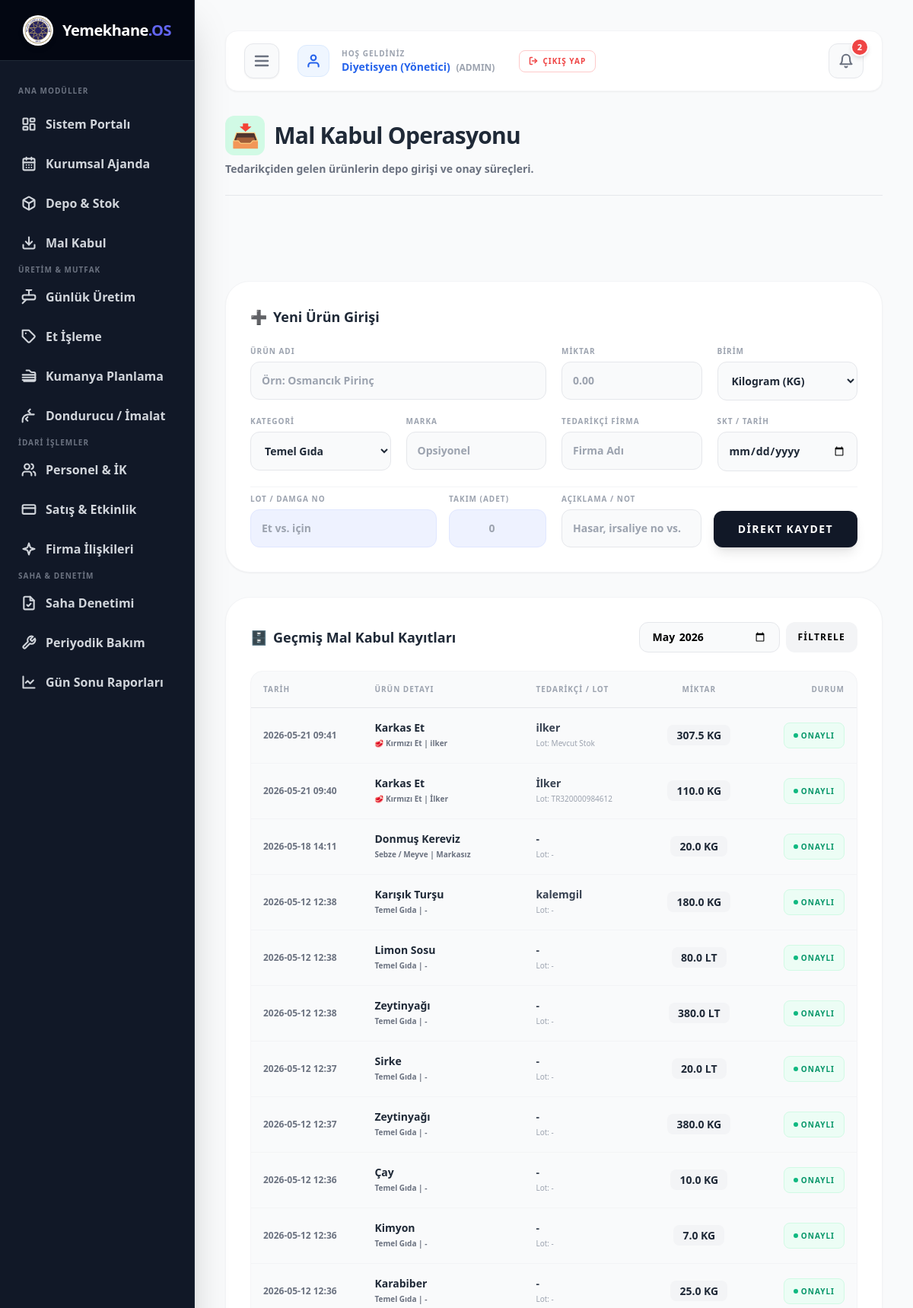
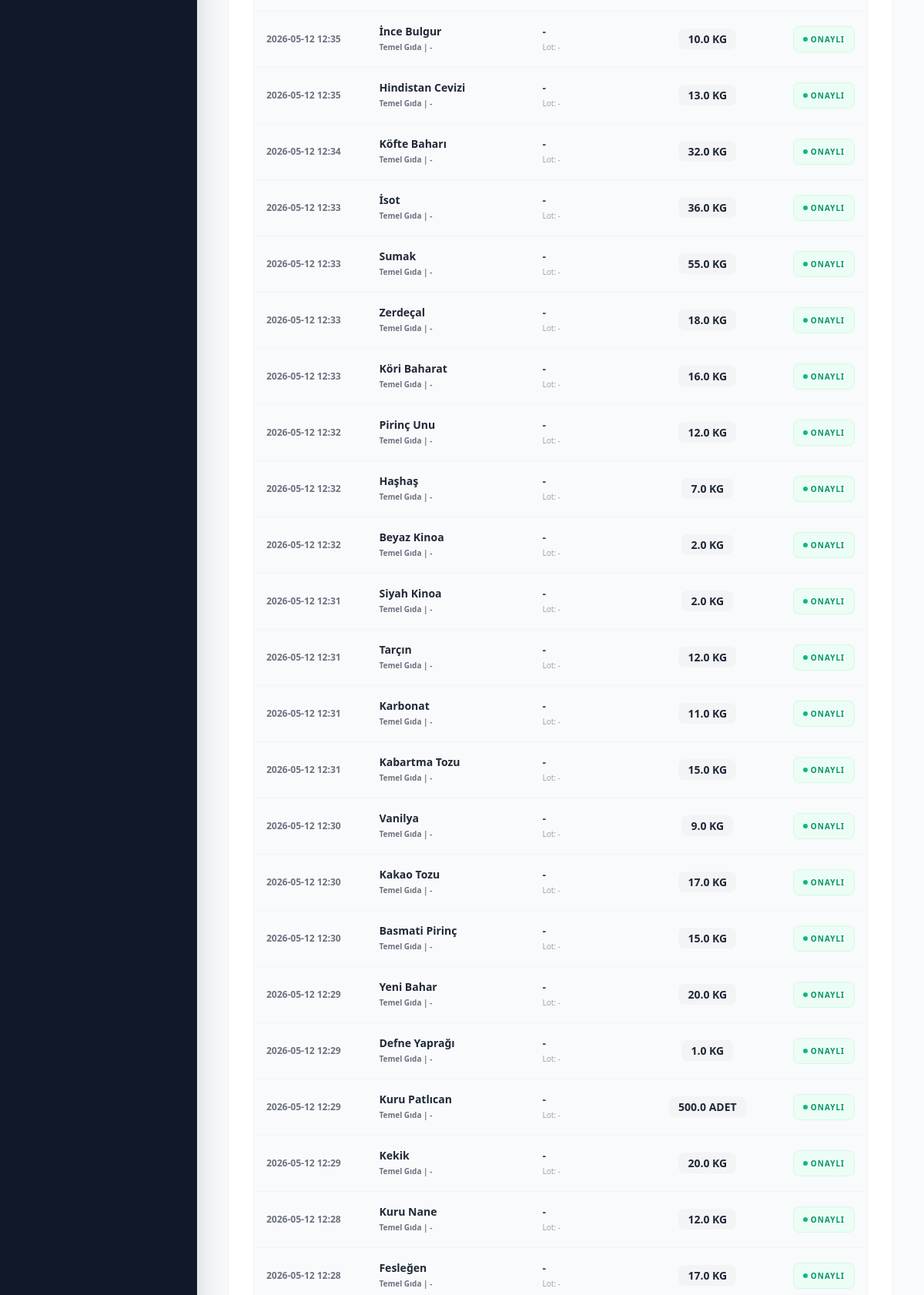
The page /mal-kabul (signed in, upper part) on the database its author committed (2 pictures, top to bottom).
### tables this page shows
CREATE TABLE mal_kabul_log (id INTEGER PRIMARY KEY AUTOINCREMENT, kategori TEXT, urun_adi TEXT, marka TEXT, tedarikci TEXT, miktar REAL, birim TEXT, skt TEXT, onay_durumu TEXT, kabul_eden TEXT, notlar TEXT, belge_yolu TEXT, tarih TIMESTAMP DEFAULT CURRENT_TIMESTAMP, lot_damga_no TEXT DEFAULT '', takim_sayisi REAL DEFAULT 0);

### app.py (the view, shortened to what this page needs)
@app.route('/mal-kabul', methods=['GET', 'POST'])
@login_required
def mal_kabul():
    conn = get_db_connection()
    secilen_ay = request.args.get('ay', date.today().strftime('%Y-%m'))
    bekleyenler = conn.execute("SELECT * FROM mal_kabul_log WHERE onay_durumu='Bekliyor' ORDER BY tarih DESC").fetchall()
    loglar = conn.execute("SELECT * FROM mal_kabul_log WHERE onay_durumu IN ('Onaylandı', 'Şartlı Kabul') AND tarih LIKE ? ORDER BY tarih DESC", (f"{secilen_ay}%",)).fetchall()
    red_loglar = conn.execute("SELECT * FROM mal_kabul_log WHERE onay_durumu IN ('Red (İade)', 'Reddedildi') AND tarih LIKE ? ORDER BY tarih DESC", (f"{secilen_ay}%",)).fetchall()
    conn.close()
    return render_template('mal_kabul.html', loglar=loglar, red_loglar=red_loglar, bekleyenler=bekleyenler, secilen_ay=secilen_ay)

### templates/mal_kabul.html (shortened to what this page needs)
<!DOCTYPE html>
<html lang="tr">
<head>
    <script src="https://cdn.tailwindcss.com"></script>
</head>
<body class="bg-gray-50 flex min-h-screen font-sans">
    {% include 'sidebar.html' %}
    <div id="main-content-area" class="ml-64 flex-1 min-w-0 pb-24 md:pb-0 transition-all duration-300">
        <div class="p-6 md:p-10 pb-0">
            {% include 'topbar.html' %}
            <div class="mb-6 md:mb-8 border-b border-gray-200 pb-6">
                <h1 class="text-2xl md:text-3xl font-black text-gray-800 tracking-tight flex items-center gap-3">
                    <span class="bg-emerald-100 text-emerald-600 p-2 rounded-xl">📥</span> Mal Kabul Operasyonu
                </h1>
                <p class="text-gray-500 font-bold mt-2 text-xs md:text-sm">Tedarikçiden gelen ürünlerin depo girişi ve onay süreçleri.</p>
            </div>
        </div>
        <div class="p-6 md:p-10 pt-0 w-full max-w-7xl mx-auto space-y-6 md:space-y-8">
            <div class="bg-white p-6 md:p-8 rounded-[2rem] shadow-sm border border-gray-100">
                <h2 class="text-lg font-black text-gray-800 mb-6 flex items-center gap-2"><span>➕</span> Yeni Ürün Girişi</h2>
                <form action="/mal-kabul" method="POST" class="space-y-5">
                    <div class="grid grid-cols-1 sm:grid-cols-2 lg:grid-cols-4 gap-4 md:gap-5">
                        <div class="lg:col-span-2">
                            <label class="block text-[10px] font-black text-gray-400 uppercase tracking-widest mb-1.5">Ürün Adı</label>
                            <input type="text" name="urun_adi" required placeholder="Örn: Osmancık Pirinç" class="w-full bg-gray-50 border border-gray-200 p-3.5 rounded-xl text-sm font-bold text-gray-800 outline-none focus:border-emerald-500 focus:ring-2 focus:ring-emerald-100 transition">
                        </div>
                        <div>
                            <label class="block text-[10px] font-black text-gray-400 uppercase tracking-widest mb-1.5">Miktar</label>
                            <input type="number" step="0.01" name="miktar" required placeholder="0.00" class="w-full bg-gray-50 border border-gray-200 p-3.5 rounded-xl text-sm font-black text-emerald-600 outline-none focus:border-emerald-500 focus:ring-2 focus:ring-emerald-100 transition">
                        </div>
                        <div>
                            <label class="block text-[10px] font-black text-gray-400 uppercase tracking-widest mb-1.5">Birim</label>
                            <select name="birim" class="w-full bg-gray-50 border border-gray-200 p-3.5 rounded-xl text-sm font-bold text-gray-800 outline-none focus:border-emerald-500">
                                <option value="KG">Kilogram (KG)</option>
                            </select>
                        </div>
                        <div>
                            <label class="block text-[10px] font-black text-gray-400 uppercase tracking-widest mb-1.5">Kategori</label>
                            <select name="kategori" class="w-full bg-gray-50 border border-gray-200 p-3.5 rounded-xl text-sm font-bold text-gray-800 outline-none focus:border-emerald-500">
                                <option value="Temel Gıda">Temel Gıda</option>
                            </select>
                        </div>
                        <div>
                            <label class="block text-[10px] font-black text-gray-400 uppercase tracking-widest mb-1.5">Marka</label>
                            <input type="text" name="marka" placeholder="Opsiyonel" class="w-full bg-gray-50 border border-gray-200 p-3.5 rounded-xl text-sm font-bold text-gray-800 outline-none focus:border-emerald-500 transition">
                        </div>
                        <div>
                            <label class="block text-[10px] font-black text-gray-400 uppercase tracking-widest mb-1.5">Tedarikçi Firma</label>
                            <input type="text" name="tedarikci" required placeholder="Firma Adı" class="w-full bg-gray-50 border border-gray-200 p-3.5 rounded-xl text-sm font-bold text-gray-800 outline-none focus:border-emerald-500 transition">
                        </div>
                        <div>
                            <label class="block text-[10px] font-black text-gray-400 uppercase tracking-widest mb-1.5">SKT / Tarih</label>
                            <input type="date" name="skt" class="w-full bg-gray-50 border border-gray-200 p-3.5 rounded-xl text-sm font-bold text-gray-800 outline-none focus:border-emerald-500 transition">
                        </div>
                    </div>
                    <div class="grid grid-cols-1 lg:grid-cols-2 gap-4 md:gap-5 pt-2 border-t border-gray-100">
                        <div class="flex gap-4">
                            <div class="flex-1">
                                <label class="block text-[10px] font-black text-gray-400 uppercase tracking-widest mb-1.5">Lot / Damga No</label>
                                <input type="text" name="lot_damga_no" placeholder="Et vs. için" class="w-full bg-indigo-50 border border-indigo-100 p-3.5 rounded-xl text-sm font-bold text-indigo-800 outline-none focus:border-indigo-400 transition">
                            </div>
                            <div class="w-32">
                                <label class="block text-[10px] font-black text-gray-400 uppercase tracking-widest mb-1.5">Takım (Adet)</label>
                                <input type="number" step="0.5" name="takim_sayisi" placeholder="0" class="w-full bg-indigo-50 border border-indigo-100 p-3.5 rounded-xl text-sm font-black text-indigo-800 outline-none focus:border-indigo-400 transition text-center">
                            </div>
                        </div>
                        <div class="flex flex-col md:flex-row gap-4 items-end">
                            <div class="flex-1 w-full">
                                <label class="block text-[10px] font-black text-gray-400 uppercase tracking-widest mb-1.5">Açıklama / Not</label>
                                <input type="text" name="notlar" placeholder="Hasar, irsaliye no vs." class="w-full bg-gray-50 border border-gray-200 p-3.5 rounded-xl text-sm font-bold text-gray-800 outline-none focus:border-emerald-500 transition">
                            </div>
                            <button type="submit" class="w-full md:w-auto bg-gray-900 hover:bg-black text-white px-8 py-3.5 rounded-xl font-black text-sm uppercase tracking-widest transition shadow-lg shrink-0">
                                {% if session.rol == 'admin' %}Direkt Kaydet{% else %}Onaya Gönder{% endif %}
                            </button>
                        </div>
                    </div>
                </form>
            </div>
            <div class="bg-white p-6 md:p-8 rounded-[2rem] shadow-sm border border-gray-100">
                <div class="flex flex-col md:flex-row justify-between items-start md:items-center gap-4 mb-6">
                    <h2 class="text-lg font-black text-gray-800 flex items-center gap-2"><span>🗄️</span> Geçmiş Mal Kabul Kayıtları</h2>
                    <form method="GET" class="flex gap-2 w-full md:w-auto">
                        <input type="month" name="ay" value="{{ secilen_ay }}" class="flex-1 bg-gray-50 border border-gray-200 px-4 py-2 rounded-xl text-sm font-bold outline-none">
                        <button type="submit" class="bg-gray-100 hover:bg-gray-200 px-4 py-2 rounded-xl text-xs font-black uppercase tracking-widest transition shrink-0">Filtrele</button>
                    </form>
                </div>
                <div class="hidden md:block overflow-x-auto bg-gray-50 rounded-2xl border border-gray-100">
                    <table class="w-full text-left whitespace-nowrap">
                        <thead class="text-gray-400 text-[10px] uppercase font-black tracking-widest border-b border-gray-200">
                            <tr>
                                <th class="p-4">Tarih</th>
                                <th class="p-4">Ürün Detayı</th>
                                <th class="p-4">Tedarikçi / Lot</th>
                                <th class="p-4 text-center">Miktar</th>
                                <th class="p-4 text-right">Durum</th>
                            </tr>
                        </thead>
                        <tbody class="divide-y divide-gray-100 text-sm">
                            {% for l in loglar %}
                            <tr class="hover:bg-white transition">
                                <td class="p-4 text-xs font-bold text-gray-500">{{ l.tarih[:16] }}</td>
                                <td class="p-4">
                                    <div class="font-black text-gray-800">{{ l.urun_adi }}</div>
                                    <div class="text-[10px] font-bold text-gray-500">{{ l.kategori }} | {{ l.marka if l.marka else 'Markasız' }}</div>
                                </td>
                                <td class="p-4">
                                    <div class="font-bold text-gray-700">{{ l.tedarikci }}</div>
                                    <div class="text-[10px] text-gray-400">Lot: {{ l.lot_damga_no if l.lot_damga_no else '-' }}</div>
                                </td>
                                <td class="p-4 text-center">
                                    <span class="bg-gray-100 text-gray-800 px-3 py-1 rounded-lg font-black">{{ l.miktar }} {{ l.birim }}</span>
                                </td>
                                <td class="p-4 text-right">
                                    {% if l.onay_durumu == 'Onaylandı' %}
                                        <span class="inline-flex items-center gap-1 bg-emerald-50 text-emerald-600 px-3 py-1.5 rounded-lg text-[10px] font-black uppercase tracking-widest border border-emerald-100"><span class="w-1.5 h-1.5 rounded-full bg-emerald-500"></span> Onaylı</span>
                                    {% else %}
                                        <span class="inline-flex items-center gap-1 bg-orange-50 text-orange-600 px-3 py-1.5 rounded-lg text-[10px] font-black uppercase tracking-widest border border-orange-100"><span class="w-1.5 h-1.5 rounded-full bg-orange-500"></span> Şartlı</span>
                                    {% endif %}
                                </td>
                            </tr>
                            {% else %}
                            <tr><td colspan="5" class="text-center py-8 text-gray-400 font-bold text-sm">Bu ay için geçmiş kayıt bulunmuyor.</td></tr>
                            {% endfor %}
                        </tbody>
                    </table>
                </div>
            </div>
        </div>
    </div>
</body>
</html>

### rows shown on the page
mal_kabul_log: tarih "2026-05-21 09:41", urun_adi "Karkas Et", kategori "🥩 Kırmızı Et", marka "ilker", tedarikci "ilker", lot_damga_no "Mevcut Stok", miktar "307.5", birim "KG", onay_durumu "Onaylandı" (drawn)
mal_kabul_log: tarih "2026-05-21 09:40", urun_adi "Karkas Et", kategori "🥩 Kırmızı Et", marka "İlker", tedarikci "İlker", lot_damga_no "TR320000984612", miktar "110.0", birim "KG", onay_durumu "Onaylandı" (drawn)
mal_kabul_log: tarih "2026-05-18 14:11", urun_adi "Donmuş Kereviz", kategori "Sebze / Meyve", marka "Markasız", tedarikci "-", lot_damga_no "-", miktar "20.0", birim "KG", onay_durumu "Onaylandı" (drawn)
mal_kabul_log: tarih "2026-05-12 12:38", urun_adi "Karışık Turşu", kategori "Temel Gıda", marka "-", tedarikci "kalemgil", lot_damga_no "-", miktar "180.0", birim "KG", onay_durumu "Onaylandı" (drawn)
mal_kabul_log: tarih "2026-05-12 12:38", urun_adi "Limon Sosu", kategori "Temel Gıda", marka "-", tedarikci "-", lot_damga_no "-", miktar "80.0", birim "LT", onay_durumu "Onaylandı" (drawn)
mal_kabul_log: tarih "2026-05-12 12:38", urun_adi "Zeytinyağı", kategori "Temel Gıda", marka "-", tedarikci "-", lot_damga_no "-", miktar "380.0", birim "LT", onay_durumu "Onaylandı" (drawn)
mal_kabul_log: tarih "2026-05-12 12:37", urun_adi "Sirke", kategori "Temel Gıda", marka "-", tedarikci "-", lot_damga_no "-", miktar "20.0", birim "LT", onay_durumu "Onaylandı" (drawn)
mal_kabul_log: tarih "2026-05-12 12:37", urun_adi "Zeytinyağı", kategori "Temel Gıda", marka "-", tedarikci "-", lot_damga_no "-", miktar "380.0", birim "KG", onay_durumu "Onaylandı" (drawn)
mal_kabul_log: tarih "2026-05-12 12:36", urun_adi "Çay", kategori "Temel Gıda", marka "-", tedarikci "-", lot_damga_no "-", miktar "10.0", birim "KG", onay_durumu "Onaylandı" (drawn)
mal_kabul_log: tarih "2026-05-12 12:36", urun_adi "Kimyon", kategori "Temel Gıda", marka "-", tedarikci "-", lot_damga_no "-", miktar "7.0", birim "KG", onay_durumu "Onaylandı" (drawn)
mal_kabul_log: tarih "2026-05-12 12:36", urun_adi "Karabiber", kategori "Temel Gıda", marka "-", tedarikci "-", lot_damga_no "-", miktar "25.0", birim "KG", onay_durumu "Onaylandı" (drawn)
mal_kabul_log: tarih "2026-05-12 12:35", urun_adi "İnce Bulgur", kategori "Temel Gıda", marka "-", tedarikci "-", lot_damga_no "-", miktar "10.0", birim "KG", onay_durumu "Onaylandı" (drawn)
mal_kabul_log: tarih "2026-05-12 12:35", urun_adi "Hindistan Cevizi", kategori "Temel Gıda", marka "-", tedarikci "-", lot_damga_no "-", miktar "13.0", birim "KG", onay_durumu "Onaylandı" (drawn)
mal_kabul_log: tarih "2026-05-12 12:34", urun_adi "Köfte Baharı", kategori "Temel Gıda", marka "-", tedarikci "-", lot_damga_no "-", miktar "32.0", birim "KG", onay_durumu "Onaylandı" (drawn)
mal_kabul_log: tarih "2026-05-12 12:33", urun_adi "İsot", kategori "Temel Gıda", marka "-", tedarikci "-", lot_damga_no "-", miktar "36.0", birim "KG", onay_durumu "Onaylandı" (drawn)
mal_kabul_log: tarih "2026-05-12 12:33", urun_adi "Sumak", kategori "Temel Gıda", marka "-", tedarikci "-", lot_damga_no "-", miktar "55.0", birim "KG", onay_durumu "Onaylandı" (drawn)
mal_kabul_log: tarih "2026-05-12 12:33", urun_adi "Zerdeçal", kategori "Temel Gıda", marka "-", tedarikci "-", lot_damga_no "-", miktar "18.0", birim "KG", onay_durumu "Onaylandı" (drawn)
mal_kabul_log: tarih "2026-05-12 12:33", urun_adi "Köri Baharat", kategori "Temel Gıda", marka "-", tedarikci "-", lot_damga_no "-", miktar "16.0", birim "KG", onay_durumu "Onaylandı" (drawn)
mal_kabul_log: tarih "2026-05-12 12:32", urun_adi "Pirinç Unu", kategori "Temel Gıda", marka "-", tedarikci "-", lot_damga_no "-", miktar "12.0", birim "KG", onay_durumu "Onaylandı" (drawn)
mal_kabul_log: tarih "2026-05-12 12:32", urun_adi "Haşhaş", kategori "Temel Gıda", marka "-", tedarikci "-", lot_damga_no "-", miktar "7.0", birim "KG", onay_durumu "Onaylandı" (drawn)
mal_kabul_log: tarih "2026-05-12 12:32", urun_adi "Beyaz Kinoa", kategori "Temel Gıda", marka "-", tedarikci "-", lot_damga_no "-", miktar "2.0", birim "KG", onay_durumu "Onaylandı" (drawn)
mal_kabul_log: tarih "2026-05-12 12:31", urun_adi "Siyah Kinoa", kategori "Temel Gıda", marka "-", tedarikci "-", lot_damga_no "-", miktar "2.0", birim "KG", onay_durumu "Onaylandı" (drawn)
mal_kabul_log: tarih "2026-05-12 12:31", urun_adi "Tarçın", kategori "Temel Gıda", marka "-", tedarikci "-", lot_damga_no "-", miktar "12.0", birim "KG", onay_durumu "Onaylandı" (drawn)
mal_kabul_log: tarih "2026-05-12 12:31", urun_adi "Karbonat", kategori "Temel Gıda", marka "-", tedarikci "-", lot_damga_no "-", miktar "11.0", birim "KG", onay_durumu "Onaylandı" (drawn)
mal_kabul_log: tarih "2026-05-12 12:31", urun_adi "Kabartma Tozu", kategori "Temel Gıda", marka "-", tedarikci "-", lot_damga_no "-", miktar "15.0", birim "KG", onay_durumu "Onaylandı" (drawn)
mal_kabul_log: tarih "2026-05-12 12:30", urun_adi "Vanilya", kategori "Temel Gıda", marka "-", tedarikci "-", lot_damga_no "-", miktar "9.0", birim "KG", onay_durumu "Onaylandı" (drawn)
mal_kabul_log: tarih "2026-05-12 12:30", urun_adi "Kakao Tozu", kategori "Temel Gıda", marka "-", tedarikci "-", lot_damga_no "-", miktar "17.0", birim "KG", onay_durumu "Onaylandı" (drawn)
mal_kabul_log: tarih "2026-05-12 12:30", urun_adi "Basmati Pirinç", kategori "Temel Gıda", marka "-", tedarikci "-", lot_damga_no "-", miktar "15.0", birim "KG", onay_durumu "Onaylandı" (drawn)
mal_kabul_log: tarih "2026-05-12 12:29", urun_adi "Yeni Bahar", kategori "Temel Gıda", marka "-", tedarikci "-", lot_damga_no "-", miktar "20.0", birim "KG", onay_durumu "Onaylandı" (drawn)
mal_kabul_log: tarih "2026-05-12 12:29", urun_adi "Defne Yaprağı", kategori "Temel Gıda", marka "-", tedarikci "-", lot_damga_no "-", miktar "1.0", birim "KG", onay_durumu "Onaylandı" (drawn)
mal_kabul_log: tarih "2026-05-12 12:29", urun_adi "Kuru Patlıcan", kategori "Temel Gıda", marka "-", tedarikci "-", lot_damga_no "-", miktar "500.0", birim "ADET", onay_durumu "Onaylandı" (drawn)
mal_kabul_log: tarih "2026-05-12 12:29", urun_adi "Kekik", kategori "Temel Gıda", marka "-", tedarikci "-", lot_damga_no "-", miktar "20.0", birim "KG", onay_durumu "Onaylandı" (drawn)
mal_kabul_log: tarih "2026-05-12 12:28", urun_adi "Kuru Nane", kategori "Temel Gıda", marka "-", tedarikci "-", lot_damga_no "-", miktar "12.0", birim "KG", onay_durumu "Onaylandı" (drawn)
mal_kabul_log: tarih "2026-05-12 12:28", urun_adi "Fesleğen", kategori "Temel Gıda", marka "-", tedarikci "-", lot_damga_no "-", miktar "17.0", birim "KG", onay_durumu "Onaylandı" (drawn)

### other values the page prints
{{ session.isim }} "Diyetisyen (Yönetici)"
{{ session.rol|upper }} "ADMIN"
